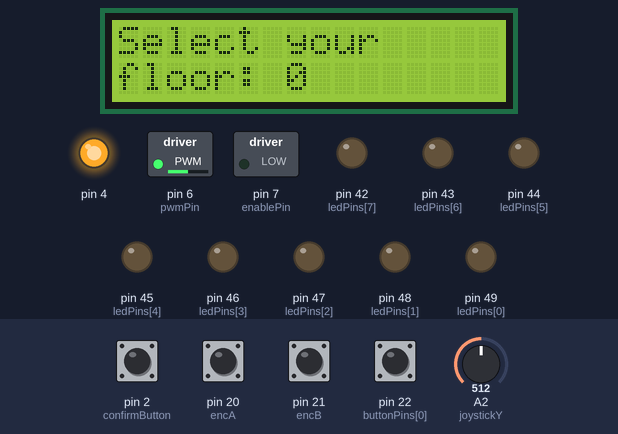
Bench run of a sketch on a simulated Arduino Mega 2560, built with avr-gcc and run on an emulated ATmega2560. Parts: 16×2 character LCD, switched loads named in the sketch (green lamp = pin HIGH), output pins drawn as LEDs (lit = HIGH). The test bench sets the inputs (shaded band); at power-on: pin 2 (confirmButton), pin 20 (encA), pin 21 (encB), pin 22 (buttonPins[0]) HIGH, A2 (joystickY) = 512. What the sketch prints to the serial monitor is not drawn.

Above: at 0.19 s.
At 1.2 s:
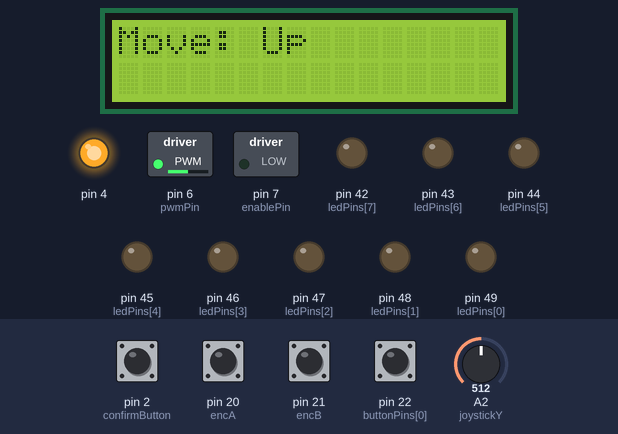
1.3 s: A2 (joystickY) set to 791
2.8 s: A2 (joystickY) set to 815
At 4.1 s:
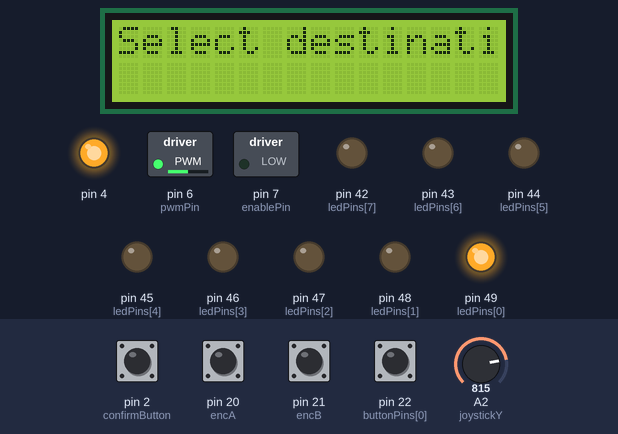
Timing chart, 0 to 5.8 s (numbered marks = the images above; inputs shaded):
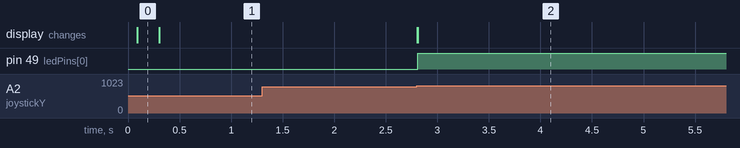

The sketch:

WorkingOnIt.ino
```cpp
#include <LiquidCrystal.h>

// LCD and Joystick setup
LiquidCrystal lcd(41, 40, 37, 36, 35, 34);
const int joystickX = A1;
const int joystickY = A2;
const int confirmButton = 2;

// Elevator control variables
const int numFloors = 8;  // Floors 0 through 7
int currentFloor = 0;     // Elevator starts at floor 0
int selectedFloor = 0;    // The floor the user is on
int targetFloor = -1;     // The final destination floor
bool isSelectingFloor = true;
bool isChoosingDirection = false;
bool isMovingToUserFloor = false;
bool isWaitingForDestination = false;
bool isWaitingForCall = false;  // New flag to indicate idle state after reaching destination
int direction = 0;              // 1 for Up, -1 for Down
int buttonPins[numFloors] = { 22, 23, 24, 25, 26, 27, 28, 29 };
int ledPins[numFloors] = { 49, 48, 47, 46, 45, 44, 43, 42 };

// Motor and encoder configuration
const int enablePin = 7;
const int pwmPin = 6;
const int encA = 20;
const int encB = 21;
volatile long encCount = 0;
const long countsPerFloor = 3900*2;
volatile int lastEncoded = 0;

// Speed settings
int baseSpeed = 254;
int slowSpeed = 0;

void setup() {
  lcd.begin(16, 2);
  Serial.begin(9600);

  pinMode(4, OUTPUT);
  digitalWrite(4, HIGH);

  // Initialize button and LED pins
  for (int i = 0; i < numFloors; i++) {
    pinMode(buttonPins[i], INPUT_PULLUP);
    pinMode(ledPins[i], OUTPUT);
    digitalWrite(ledPins[i], LOW);
  }

  // Initialize motor and encoder setup
  pinMode(enablePin, OUTPUT);
  digitalWrite(enablePin, LOW);
  pinMode(pwmPin, OUTPUT);
  analogWrite(pwmPin, 127);

  encCount = 0;
  pinMode(encA, INPUT);
  pinMode(encB, INPUT);
  attachInterrupt(digitalPinToInterrupt(encA), updateEncoder, CHANGE);
  attachInterrupt(digitalPinToInterrupt(encB), updateEncoder, CHANGE);

  pinMode(confirmButton, INPUT_PULLUP);

  // Set initial state: Start with waiting for a call
  isWaitingForCall = true;
  isSelectingFloor = false;
  isChoosingDirection = false;
  isMovingToUserFloor = false;
  isWaitingForDestination = false;

  // Display the initial prompt
  lcd.clear();
  lcd.setCursor(0, 0);
  lcd.print("Select your floor:");
  updateFloorSelectionDisplay();
}

void loop() {
  static String lastDirectionPrompt = "";  // To store the last prompt message

  // Step 1: Waiting for a New Call
  if (isWaitingForCall) {
    // Display "Select your" on the first line and "floor: " on the second line
    lcd.clear();
    lcd.setCursor(0, 0);
    lcd.print("Select your");
    lcd.setCursor(0, 1);
    lcd.print("floor: ");
    lcd.print(selectedFloor); // Display the currently selected floor number

    // Joystick-based floor selection
    int xValue = analogRead(joystickX);
    if (xValue > 800 && selectedFloor < numFloors - 1) {
      selectedFloor++;
      delay(200);
    } else if (xValue < 200 && selectedFloor > 0) {
      selectedFloor--;
      delay(200);
    }

    // Continuously update the selected floor display on the second line
    lcd.setCursor(7, 1); // Move cursor to update only the floor number part
    lcd.print(selectedFloor);

    // Confirm selection
    if (digitalRead(confirmButton) == HIGH) {
      delay(200);
      isWaitingForCall = false;          // Exit waiting state
      isSelectingFloor = true;           // Begin direction selection process
      lastDirectionPrompt = "";          // Reset the prompt tracker
      lcd.clear();
      lcd.setCursor(0, 0);
      lcd.print("Choose Up or Down");
    }

    // Add a 10ms delay to slow down loop in Stage 1
    delay(10);
  }

  // Step 2: Direction Selection
  else if (isSelectingFloor) {
    String currentPrompt;

    // Determine available direction based on selected floor
    if (selectedFloor == 0) {
      currentPrompt = "Move: Up";  // Only Up option at floor 0
    } else if (selectedFloor == 7) {
      currentPrompt = "Move: Down";  // Only Down option at floor 7
    } else {
      currentPrompt = "Move: Up or Down";  // Both options available on floors 1 to 6
    }

    // Display the prompt only if it has changed
    if (currentPrompt != lastDirectionPrompt) {
      lcd.clear();
      lcd.setCursor(0, 0);
      lcd.print(currentPrompt);
      lastDirectionPrompt = currentPrompt;
    }

    // Handle joystick input for direction
    int yValue = analogRead(joystickY);
    if (yValue > 800 && selectedFloor < 7) {  // Up option, if not at top floor
      direction = 1;
      isSelectingFloor = false;  // Exit selection state
      isChoosingDirection = true;
      lcd.clear();
      lcd.setCursor(0, 0);
      lcd.print("Calling elevator Up");
    } else if (yValue < 200 && selectedFloor > 0) {  // Down option, if not at bottom floor
      direction = -1;
      isSelectingFloor = false;  // Exit selection state
      isChoosingDirection = true;
      lcd.clear();
      lcd.setCursor(0, 0);
      lcd.print("Calling elevator Down");
    }
  }

  // Step 3: Moving to User Floor
  else if (isChoosingDirection) {
    moveToFloor(selectedFloor);
    isChoosingDirection = false;
    isWaitingForDestination = true;
    lcd.clear();
    lcd.setCursor(0, 0);
    lcd.print("Select destination");
  }

  // Step 4: Waiting for Destination Selection
  else if (isWaitingForDestination) {
    listenForFloorButtonPress();
    if (targetFloor != -1 && targetFloor != currentFloor) {
      isWaitingForDestination = false;
      lcd.clear();
      lcd.setCursor(0, 0);
      lcd.print("Moving to Floor");
      lcd.setCursor(0, 1);
      lcd.print(targetFloor);
      moveToFloor(targetFloor);

      // Set the elevator to wait for a new call after reaching the target floor
      isWaitingForCall = true;
      selectedFloor = currentFloor;
      targetFloor = -1;
      direction = 0;
      lastDirectionPrompt = "";
      lcd.clear();
      lcd.setCursor(0, 0);
      lcd.print("Waiting for call");
    }
  }
}


// Auxiliary Functions for Display and Movement
void updateFloorSelectionDisplay() {
  lcd.clear();
  lcd.setCursor(0, 0);
  lcd.print("Select floor:");
  lcd.print(selectedFloor);
  delay(10);
}

void moveToFloor(int requestedFloor) {
  if (requestedFloor != currentFloor) {
    digitalWrite(enablePin, HIGH);
    int direction = (requestedFloor > currentFloor) ? 1 : -1;
    long targetCount = countsPerFloor * abs(requestedFloor - currentFloor);
    setMotorSpeed(direction, baseSpeed);

    encCount = 0;  // Reset encoder count before movement starts
    while (abs(encCount) < targetCount) {
      int floorsPassed = abs(encCount) / countsPerFloor;
      int currentPassedFloor = currentFloor + (floorsPassed * direction);

      if (currentPassedFloor != currentFloor) {
        updateFloorIndicators(currentPassedFloor);
      }

      delay(1);
    }

    stopMotor();
    currentFloor = requestedFloor;  // Update current floor after reaching the destination
    updateFloorIndicators(currentFloor);
    displayFloor(currentFloor);
  }
}

void listenForFloorButtonPress() {
  for (int i = 0; i < numFloors; i++) {
    if (digitalRead(buttonPins[i]) == HIGH) {
      targetFloor = i;
      digitalWrite(ledPins[i], HIGH);
      Serial.print("Selected destination floor: ");
      Serial.println(targetFloor);
      return;
    }
  }
}

void updateFloorIndicators(int floor) {
  for (int i = 0; i < numFloors; i++) {
    digitalWrite(ledPins[i], LOW);
  }
  digitalWrite(ledPins[floor], HIGH);
  displayFloor(floor);
}

void displayFloor(int floor) {
  lcd.clear();
  lcd.setCursor(0, 0);
  lcd.print("At Floor:");
  lcd.setCursor(0, 1);
  lcd.print(floor);
}

void setMotorSpeed(int direction, int speed) {
  speed = constrain(speed, 0, 255);
  int adjustedSpeed = (direction > 0) ? map(speed, 0, 255, 125, 0) : map(speed, 0, 255, 129, 255);
  analogWrite(pwmPin, adjustedSpeed);
}

void stopMotor() {
  analogWrite(pwmPin, 127);
  digitalWrite(enablePin, LOW);
}

void updateEncoder() {
  int MSB = digitalRead(encA);  // Most Significant Bit
  int LSB = digitalRead(encB);  // Least Significant Bit

  int encoded = (MSB << 1) | LSB;          // Combine the bits into a single value
  int sum = (lastEncoded << 2) | encoded;  // Shift the previous state and add the new one

  // Determine direction based on state changes
  if (sum == 0b1101 || sum == 0b0100 || sum == 0b0010 || sum == 0b1011) encCount++;
  if (sum == 0b1110 || sum == 0b0111 || sum == 0b0001 || sum == 0b1000) encCount--;

  lastEncoded = encoded;  // Store this state for the next time
}
```

Measured:
- the behaviour switches between 800 and 801 on A2 (joystickY) (found by bisection; images 1 and 2)
- after the input at 1.3 s, every drawn part: stays the same
- after the input at 2.8 s, pin 49 (ledPins[0]): LOW → HIGH at once; the display: first changes at once (image 2 shows a later state)
